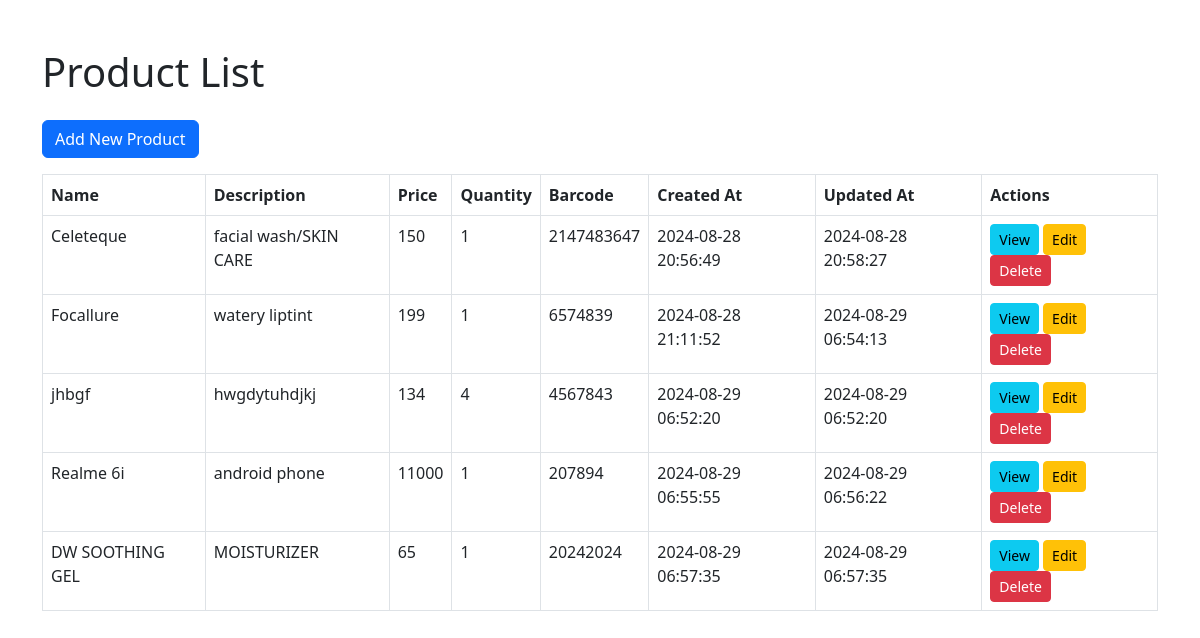
The page / on the database its author committed.
### tables this page shows
CREATE TABLE `product` (
  `Id` int(11) NOT NULL,
  `Name` text NOT NULL,
  `Description` text NOT NULL,
  `Price` int(11) NOT NULL,
  `Quantity` int(11) NOT NULL,
  `Barcode` int(11) NOT NULL,
  `Created_at` datetime NOT NULL DEFAULT current_timestamp(),
  `Updated_at` datetime NOT NULL DEFAULT current_timestamp() ON UPDATE current_timestamp()
);

### index.php (the view, shortened to what this page needs)
<?php
$pdo = new PDO('mysql:host=localhost;dbname=simple_crud', 'root', '');
$sql = 'SELECT * FROM product';
$statement = $pdo->query($sql);
$products = $statement->fetchAll(PDO::FETCH_ASSOC);
?>
<!DOCTYPE html>
<html lang="en">
<head>
    <link href="https://cdn.jsdelivr.net/npm/bootstrap@5.3.0/dist/css/bootstrap.min.css" rel="stylesheet">
</head>
<body>
    <div class="container mt-5">
        <h1 class="mb-4">Product List</h1>
        <a href="create.php" class="btn btn-primary mb-3">Add New Product</a>
        <table class="table table-bordered">
            <thead>
                <tr>
                    <th>Name</th>
                    <th>Description</th>
                    <th>Price</th>
                    <th>Quantity</th>
                    <th>Barcode</th>
                    <th>Created At</th>
                    <th>Updated At</th>
                    <th>Actions</th>
                </tr>
            </thead>
            <tbody>
                <?php foreach ($products as $product): ?>
                <tr>
                    <td><?= htmlspecialchars($product['Name']) ?></td>
                    <td><?= htmlspecialchars($product['Description']) ?></td>
                    <td><?= htmlspecialchars($product['Price']) ?></td>
                    <td><?= htmlspecialchars($product['Quantity']) ?></td>
                    <td><?= htmlspecialchars($product['Barcode']) ?></td>
                    <td><?= htmlspecialchars($product['Created_at']) ?></td>
                    <td><?= htmlspecialchars($product['Updated_at']) ?></td>
                    <td>
                        <a href="read.php?id=<?= $product['Id'] ?>" class="btn btn-info btn-sm">View</a>
                        <a href="update.php?id=<?= $product['Id'] ?>" class="btn btn-warning btn-sm">Edit</a>
                        <a href="delete.php?id=<?= $product['Id'] ?>" class="btn btn-danger btn-sm" onclick="return confirm('Are you sure?')">Delete</a>
                    </td>
                </tr>
                <?php endforeach; ?>
            </tbody>
        </table>
    </div>
</body>
</html>

### rows shown on the page
product: Name "Celeteque", Description "facial wash/SKIN CARE", Price "150", Quantity "1", Barcode "2147483647", Created_at "2024-08-28 20:56:49", Updated_at "2024-08-28 20:58:27"
product: Name "Focallure", Description "watery liptint", Price "199", Quantity "1", Barcode "6574839", Created_at "2024-08-28 21:11:52", Updated_at "2024-08-29 06:54:13"
product: Name "jhbgf", Description "hwgdytuhdjkj", Price "134", Quantity "4", Barcode "4567843", Created_at "2024-08-29 06:52:20", Updated_at "2024-08-29 06:52:20"
product: Name "Realme 6i", Description "android phone", Price "11000", Quantity "1", Barcode "207894", Created_at "2024-08-29 06:55:55", Updated_at "2024-08-29 06:56:22"
product: Name "DW SOOTHING GEL", Description "MOISTURIZER", Price "65", Quantity "1", Barcode "20242024", Created_at "2024-08-29 06:57:35", Updated_at "2024-08-29 06:57:35"
